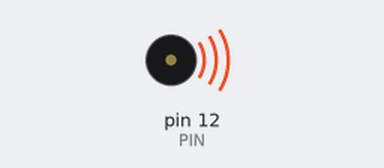
Bench run of a sketch on a simulated Arduino Uno, built with avr-gcc and run on an emulated ATmega328P. Shown: buzzer (waves = sounding).

Above: at 0.3 s.
At 18.6 s:
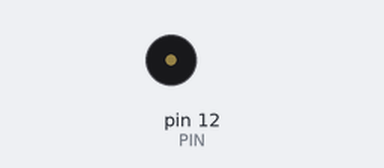
Timing chart, 0 to 24.3 s (numbered marks = the images above):
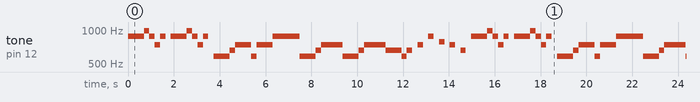

The sketch:

Yobikomikun_Loop.ino
```cpp
#define PIN 12

#define BPM 128

#define hachibu 30000/BPM // 0.5*60*1000
#define hutenhachibu 45000/BPM // 1.5*0.5*60*1000
#define shibu 60000/BPM // 60*1000
#define hutenshibu 90000/BPM // 1.5*60*1000
#define nibu 120000/BPM // 2*60*1000
#define hutennibu 180000/BPM // 2*1.5*60*1000
#define zen 240000/BPM // 4*60*1000

#define soushoku 5000/BPM // 数字は適当

#define doL 131
#define dosL 139
#define reL 147
#define resL 156
#define miL 165
#define faL 175
#define fasL 185
#define soL 196
#define sosL 208
#define raL 220
#define rasL 233
#define siL 247

#define doM 262
#define dosM 277
#define reM 294
#define resM 311
#define miM 330
#define faM 349
#define fasM 370
#define soM 392
#define sosM 415
#define raM 440
#define rasM 466
#define siM 494

#define doH 523
#define dosH 554
#define reH 587
#define resH 622
#define miH 659
#define faH 698
#define fasH 740
#define soH 784
#define sosH 830
#define raH 880
#define rasH 932
#define siH 988


/*
  tone(Pin, Takasa, Nagasa);
  delay(Nagasa);
 *
  tone(PIN, , );
  delay();
 *
 */


void setup() {
  // put your setup code here, to run once:
}

void loop() {
  // put your main code here, to run repeatedly:
  tone(PIN, raH, hachibu);
  delay(hachibu);
  tone(PIN, raH, shibu);
  delay(shibu);
  tone(PIN, siH, hachibu);
  delay(hachibu);
  tone(PIN, raH, hachibu);
  delay(hachibu);
  tone(PIN, fasH, hachibu);
  delay(hachibu);
  tone(PIN, raH, hachibu);
  delay(hachibu);
  delay(hachibu);
  //-------------------------------
  tone(PIN, raH, hachibu);
  delay(hachibu);
  tone(PIN, raH, shibu);
  delay(shibu);
  tone(PIN, siH, hachibu);
  delay(hachibu);
  tone(PIN, raH, hachibu);
  delay(hachibu);
  tone(PIN, fasH, hachibu);
  delay(hachibu);
  tone(PIN, raH, hachibu);
  delay(hachibu);
  delay(hachibu);
  //-------------------------------
  tone(PIN, reH, hachibu);
  delay(hachibu);
  tone(PIN, reH, hachibu);
  delay(hachibu);
  tone(PIN, reH, hachibu);
  delay(hachibu);
  tone(PIN, miH, hachibu);
  delay(hachibu);
  tone(PIN, fasH, hutenshibu);
  delay(hutenshibu);
  tone(PIN, reH, hachibu);
  delay(hachibu);
  //-------------------------------
  tone(PIN, fasH, hutenshibu);
  delay(hutenshibu);
  tone(PIN, raH, hachibu);
  delay(hachibu);
  tone(PIN, raH, nibu);
  delay(nibu);
  //-------------------------------
  tone(PIN, reH, hachibu);
  delay(hachibu);
  tone(PIN, reH, hachibu);
  delay(hachibu);
  tone(PIN, reH, hachibu);
  delay(hachibu);
  tone(PIN, miH, hachibu);
  delay(hachibu);
  tone(PIN, fasH, nibu);
  delay(nibu);
  //-------------------------------
  tone(PIN, reH, hachibu);
  delay(hachibu);
  tone(PIN, reH, hachibu);
  delay(hachibu);
  tone(PIN, reH, hachibu);
  delay(hachibu);
  tone(PIN, miH, hachibu);
  delay(hachibu);
  tone(PIN, fasH, nibu);
  delay(nibu);
  //-------------------------------
  tone(PIN, miH, hachibu);
  delay(hachibu);
  tone(PIN, miH, hachibu);
  delay(hachibu);
  tone(PIN, miH, hachibu);
  delay(hachibu);
  tone(PIN, reH, hachibu);
  delay(hachibu);
  tone(PIN, miH, hachibu);
  delay(shibu);
  tone(PIN, fasH, hachibu);
  delay(shibu);
  //-------------------------------
  tone(PIN, raH, hachibu);
  delay(shibu);
  tone(PIN, soH, hachibu);
  delay(shibu);
  tone(PIN, fasH, hachibu);
  delay(shibu);
  tone(PIN, miH, hachibu);
  delay(shibu);
  //-------------------------------
  //-------------------------------
  tone(PIN, raH, hachibu);
  delay(hachibu);
  tone(PIN, raH, shibu);
  delay(shibu);
  tone(PIN, siH, hachibu);
  delay(hachibu);
  tone(PIN, raH, hachibu);
  delay(hachibu);
  tone(PIN, fasH, hachibu);
  delay(hachibu);
  tone(PIN, raH, hachibu);
  delay(hachibu);
  delay(hachibu);
  //-------------------------------
  tone(PIN, raH, hachibu);
  delay(hachibu);
  tone(PIN, raH, shibu);
  delay(shibu);
  tone(PIN, siH, hachibu);
  delay(hachibu);
  tone(PIN, raH, hachibu);
  delay(hachibu);
  tone(PIN, fasH, hachibu);
  delay(hachibu);
  tone(PIN, raH, hachibu);
  delay(hachibu);
  delay(hachibu);
  //-------------------------------
  tone(PIN, reH, hachibu);
  delay(hachibu);
  tone(PIN, reH, hachibu);
  delay(hachibu);
  tone(PIN, reH, hachibu);
  delay(hachibu);
  tone(PIN, miH, hachibu);
  delay(hachibu);
  tone(PIN, fasH, hutenshibu);
  delay(hutenshibu);
  tone(PIN, reH, hachibu);
  delay(hachibu);
  //-------------------------------
  tone(PIN, fasH, hutenshibu);
  delay(hutenshibu);
  tone(PIN, raH, hachibu);
  delay(hachibu);
  tone(PIN, raH, nibu);
  delay(nibu);
  //-------------------------------
  tone(PIN, reH, hachibu);
  delay(hachibu);
  tone(PIN, reH, hachibu);
  delay(hachibu);
  tone(PIN, reH, hachibu);
  delay(hachibu);
  tone(PIN, miH, hachibu);
  delay(hachibu);
  tone(PIN, fasH, nibu);
  delay(nibu);
  //-------------------------------
  tone(PIN, reH, hachibu);
  delay(hachibu);
  tone(PIN, reH, hachibu);
  delay(hachibu);
  tone(PIN, reH, hachibu);
  delay(hachibu);
  tone(PIN, miH, hachibu);
  delay(hachibu);
  tone(PIN, fasH, nibu);
  delay(nibu);
  //-------------------------------
  tone(PIN, miH, hachibu);
  delay(hachibu);
  tone(PIN, miH, hachibu);
  delay(hachibu);
  tone(PIN, miH, hachibu);
  delay(hachibu);
  tone(PIN, reH, hachibu);
  delay(hachibu);
  tone(PIN, miH, hachibu);
  delay(shibu);
  tone(PIN, fasH, hachibu);
  delay(shibu);
  //-------------------------------
  tone(PIN, raH, hachibu);
  delay(shibu);
  tone(PIN, soH, hachibu);
  delay(shibu);
  tone(PIN, fasH, hachibu);
  delay(shibu);
  tone(PIN, miH, hachibu);
  delay(shibu);
  //-------------------------------
  //-------------------------------
  tone(PIN, raH, hachibu);
  delay(hachibu);
  tone(PIN, raH, shibu);
  delay(shibu);
  tone(PIN, siH, hachibu);
  delay(hachibu);
  tone(PIN, raH, hachibu);
  delay(hachibu);
  tone(PIN, fasH, hachibu);
  delay(hachibu);
  tone(PIN, raH, hachibu);
  delay(shibu);
  //-------------------------------
  tone(PIN, raH, hachibu);
  delay(hachibu);
  tone(PIN, raH, shibu);
  delay(shibu);
  tone(PIN, siH, hachibu);
  delay(hachibu);
  tone(PIN, raH, hachibu);
  delay(hachibu);
  tone(PIN, fasH, hachibu);
  delay(hachibu);
  tone(PIN, miH, hachibu);
  delay(shibu);
  //-------------------------------
  tone(PIN, reH, zen);
  delay(zen);
  //-------------------------------
  //-------------------------------
  delay(zen);
}
```

Measured:
- by itself, tone on pin 12 (PIN): plays 880 Hz for 0.70 s, 988 Hz for 0.23 s, 880 Hz for 0.23 s, 740 Hz for 0.23 s, 880 Hz for 0.23 s, 880 Hz for 0.70 s … (250 notes in this stretch)
